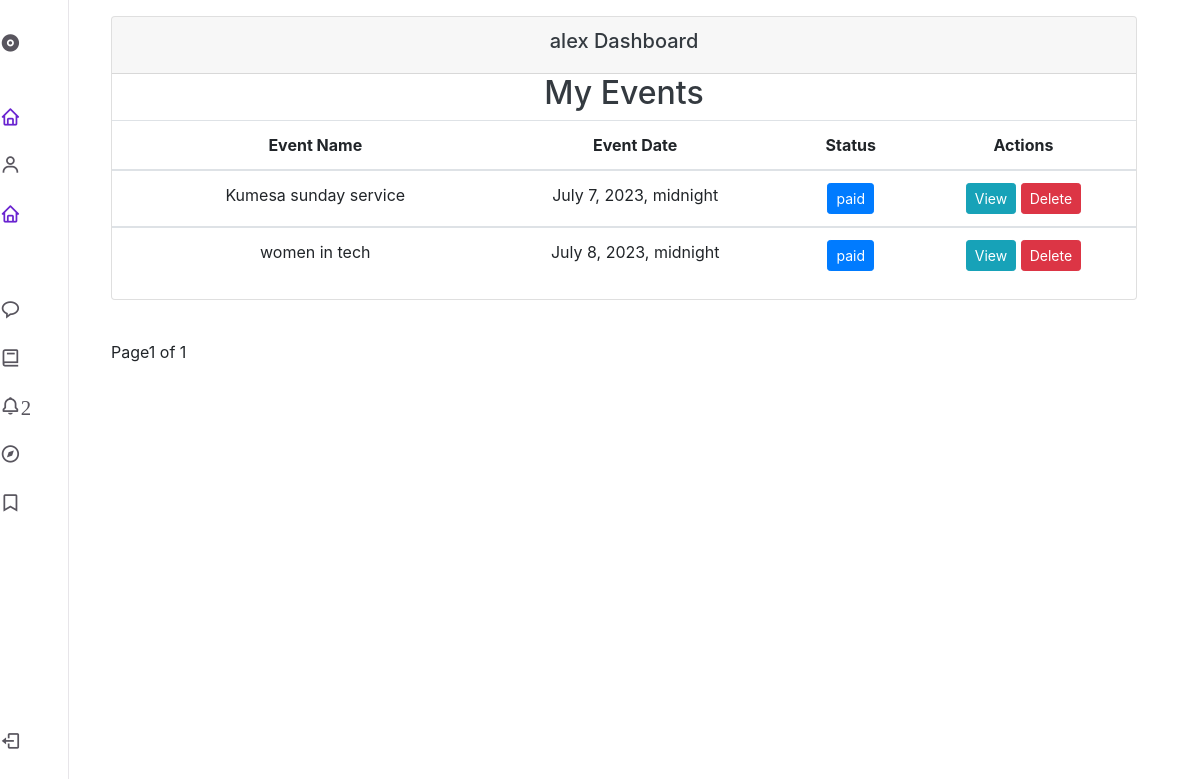
The page /customer/ (signed in) on the database its author committed.
### xp_app/models.py (models this page shows, shortened)
class User(AbstractUser):
    is_admin = models.BooleanField('Is admin', default=False)
    is_customer = models.BooleanField('Is customer', default=False)
    is_employee = models.BooleanField('Is employee', default=False)
    profile_pic = models.ImageField(null=True, blank=True, upload_to='images/')

class Events(models.Model):
    user = models.ForeignKey(User, on_delete=models.CASCADE)
    name = models.CharField(max_length=50)
    description = models.CharField(max_length=250)
    attendees_expected = models.PositiveIntegerField(default=0)
    venue = models.ForeignKey(Venue, on_delete=models.CASCADE, null=True)
    status = models.CharField(max_length=200, default='pending')
    payment_status = models.CharField(max_length=200, choices=payment_status, default="pending")
    date = models.DateTimeField(validators=[validate_future_date], default=datetime.now)
    type = models.CharField(max_length=100, choices=Event_type, default='event')
    decor_package = models.ForeignKey(Package, on_delete=models.CASCADE,
                                      limit_choices_to={'supplier__service': 'decor'}, related_name='events_with_decor', null=True, blank=True)
    catering_package = models.ForeignKey(Package, on_delete=models.CASCADE,
                                         limit_choices_to={'supplier__service': 'catering'},
                                         related_name='events_with_catering', null=True, blank=True)
    videography_package = models.ForeignKey(Package, on_delete=models.CASCADE,
                                            limit_choices_to={'supplier__service': 'videography'},
                                            related_name='events_with_videography', null=True, blank=True)
    total_price = models.PositiveIntegerField(default=0)

### xp_app/views.py (the view)
# urls.py: path('customer/', views.customer, name='customer'),
def customer(request):
    events = Events.objects.filter(user_id=request.user).order_by('-id')
    p = Paginator(events, 5)
    page = request.GET.get('page')
    pages = p.get_page(page)
    context = {'events': events, 'pages': pages}
    return render(request, 'cus_dashboard.html', context)

### templates/cus_dashboard.html (shortened to what this page needs)
{% load static %}
<!DOCTYPE html>
<html lang="en">
<head>
    <link rel="stylesheet" href="https://cdn.jsdelivr.net/npm/boxicons@latest/css/boxicons.min.css">
    <link rel="stylesheet" href="{% static 'css/sidebar.css' %}">
    <link rel="stylesheet" href="https://cdn.jsdelivr.net/npm/@fortawesome/fontawesome-free@5.15.4/
                css/fontawesome.min.css" integrity=
            "sha384-jLKHWM3JRmfMU0A5x5AkjWkw/EYfGUAGagvnfryNV3F9VqM98XiIH7VBGVoxVSc7"
>
    <link rel="stylesheet" href="https://stackpath.bootstrapcdn.com/bootstrap/4.5.0/css/bootstrap.min.css">
</head>
<body>
<div class="container-fluid">
    <div class="nav" id="navbar">
        <nav class="nav__container">
            <div>
                <a href="#" class="nav__link nav__logo">
                    <i class='bx bxs-disc nav__icon' ></i>
                </a>
                <div class="nav__list">
                    <div class="nav__items">
                        <a href="{% url 'index' %}" class="nav__link active">
                            <i class='bx bx-home nav__icon' ></i>
                        </a>
                        <div class="nav__dropdown">
                            <a href="#" class="nav__link">
                                <i class='bx bx-user nav__icon' ></i>
                            </a>
                        </div>
                        <a href="{% url 'venues' %}" class="nav__link active">
                            <i class='bx bx-home nav__icon' ></i>
                        </a>
                    </div>
                    <div class="nav__items">
                        <a href="{% url 'chat' %}" class="nav__link">
                            <i class='bx bx-message-rounded nav__icon' ></i>
                        </a>
                        <div class="nav__dropdown">
                            <a href="#" class="nav__link">
                                <i class='bx bx-book nav__icon' ></i>
                            </a>
                        </div>
                        <div class="">
                            <a href="#" class="nav__link">
                                <i class='bx bx-bell nav__icon' ><span class="">2</span></i>
                            </a>
                        </div>
                        <a href="{% url 'feedback' %}" class="nav__link">
                            <i class='bx bx-compass nav__icon' ></i>
                        </a>
                        <a href="{% url 'update_profile' %}" class="nav__link">
                            <i class='bx bx-bookmark nav__icon' ></i>
                        </a>
                    </div>
                </div>
            </div>
            <a href="{% url 'logout' %}" class="nav__link nav__logout">
                <i class='bx bx-log-out nav__icon' ></i>
            </a>
        </nav>
    </div>
    <div class="row">
        <div class="col-md">
            <div class="card text-center text-dark mb-3">
                <div class="card-header">
                    <h5>{{ user.username }} Dashboard</h5>
                </div>
                <div class="md">
                    <center><h2>My Events</h2></center>
                    <table class="table">
                        <thead>
                        <tr>
                            <th scope="col"></th>
                            <th scope="col">Event Name</th>
                            <th scope="col">Event Date</th>
                            <th scope="col">Status</th>
                            <th scope="col">Actions</th>
                        </tr>
                        </thead>
                        {% if events %}
                            {% for event in pages %}
                                <tbody>
                                <tr>
                                    <th scope="row"></th>
                                    <td>{{ event.name}}</td>
                                    <td>{{ event.date }}</td>
                                    <td>
                                        <button class="btn btn-sm btn-primary">{{ event.status }}</button>
                                    </td>
                                    <td>
                                        <button onclick="window.location.href='{% url 'event_update' event.id %}'" class="btn btn-sm btn-info" >View</button>
                                        <button onclick="window.location.href='{% url 'event_delete' event.id %}'" class="btn btn-sm btn-danger" >Delete</button>
                                    </td>
                                </tr>
                                </tbody>
                            {% endfor %}
                        {% endif %}
                    </table>
                </div>
            </div>
        </div>
    </div>
    <br>
    Page{{ pages.number }} of {{ pages.paginator.num_pages }}
</div>
</body>

### static/css/sidebar.css (style rules this page uses)
:root { --header-height: 3.5rem; --nav-width: 219px; --first-color: #6923D0; --first-color-light: #F4F0FA; --title-color: #19181B; --text-color: #58555E; --text-color-light: #A5A1AA; --body-color: #F9F6FD; --container-color: #FFFFFF; --body-font: 'Poppins', sans-serif; --normal-font-size: .938rem; --small-font-size: .75rem; --smaller-font-size: .75rem; --font-medium: 500; --font-semi-bold: 600; --z-fixed: 100; }
@media screen and (min-width: 1024px) { :root { --normal-font-size: 1rem; --small-font-size: .875rem; --smaller-font-size: .813rem; } }
body { margin: var(--header-height) 0 0 0; padding: 1rem 1rem 0; font-family: var(--body-font); font-size: var(--normal-font-size); background-color: var(--body-color); color: var(--text-color); }
a { text-decoration: none; }
.nav { position: fixed; top: 0; left: -100%; height: 100vh; padding: 1rem 1rem 0; background-color: var(--container-color); box-shadow: 1px 0 0 rgba(22, 8, 43, 0.1); z-index: var(--z-fixed); transition: .4s; }
.nav__container { height: 100%; display: flex; flex-direction: column; justify-content: space-between; padding-bottom: 3rem; overflow: auto; scrollbar-width: none; }
.nav__logo { font-weight: var(--font-semi-bold); margin-bottom: 2.5rem; }
.nav__list, .nav__items { display: grid; }
.nav__list { row-gap: 2.5rem; }
.nav__items { row-gap: 1.5rem; }
.nav__link { display: flex; align-items: center; color: var(--text-color); }
.nav__icon { font-size: 1.2rem; margin-right: .5rem; }
.nav__logout { margin-top: 5rem; }
.nav__dropdown { overflow: hidden; max-height: 21px; transition: .4s ease-in-out; }
.active { color: var(--first-color); }
@media screen and (min-width: 768px) { body { padding: 1rem 3rem 0 6rem; } }
@media screen and (min-width: 768px) { .nav { left: 0; padding: 1.2rem 1.5rem 0; width: 68px; } }
@media screen and (min-width: 768px) { .nav__items { row-gap: 1.7rem; } }
@media screen and (min-width: 768px) { .nav__icon { font-size: 1.3rem; } }

### rows shown on the page
User: username "alex"
Events: name "Kumesa sunday service", date "July 7, 2023, midnight", status "paid"
Events: name "women in tech", date "July 8, 2023, midnight", status "paid"

### other values the page prints
{{ pages.number }} "1"
{{ pages.paginator.num_pages }} "1"
